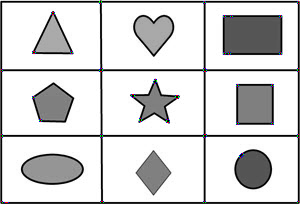
#> input picture src/lineas.png, 300 x 204 px; its folder holds only this picture in this run
$ python main.py   (Python 2 division)
#> lines starting #> are read from the running program, lines starting #| are printed output that depends on the picture; after the words box and inside, x2 and y2 are one past the last pixel; in counts of white or black regions, pixels touching at a corner belong together
#PIA Deteccion de rugosidad de la corteza de un arbol
#Materia: Vision Computacional

import cv2
import numpy
import Tkinter
import tkFileDialog
import random
import math

#Funciones principales
# [17 lines left out: function Guardar, not called in this run]
#Funciones
def Grises(): #Imagen se convierte a escala de grises
    #Explicacion
    print "\n\n|------------------- A Escala de grises ------------------|"
    print "|    (i) - Se convertira la imagen a escala de grises     |"
    print "|          Formula:                                       |"
    print "|            Gris = R*.299 + G*.587 + B*114               |"
    print "|           Por cada pixel                                |"
    print "|            Pixel[x,y] = Gris                            |"
    print "|           Donde:                                        |"
    print "|           R,G,B = Tonos de los colores primarios (0-255)|"
    print "|---------------------------------------------------------|"

    #Proceso
    print '\n(i) - Cargando...'
    for y in range(height):
        for x in range(width):
            gris = (Or_img[y,x,0]*.114) + (Or_img[y,x,1]*.587) + (Or_img[y,x,2]*.299) #se obtiene el tono de gris del pixel
            Pr_img[y,x,0] = gris; 	#azul
            Pr_img[y,x,1] = gris; 	#verde
            Pr_img[y,x,2] = gris; 	#rojo
    print '\n(i) - Listo!\a'
    return Pr_img
# [33 lines left out: function Binario, not called in this run]
def GrisesOpenCV():
    Pr_img = cv2.imread(ruta,0)
    return Pr_img
def slicing(l, n):
    return [l[a:a+n] for a in range(0, len(l), n)]
# [52 lines left out: functions grayscale, convolution2D, borderDetection, not called in this run]

#Inicia programa
print "\n[---- Rugosidad Arbol ----] \n\n (i) - Vamos a procesar una imagen primero escoje un archivo de imagen valido "

#Seleccion de imagen
Tkinter.Tk().withdraw()
ruta = tkFileDialog.askopenfilename(filetypes=(("Archivos JPG", "*.jpg"),
											("Archivos JPEG", "*.jpeg"),
											("Archivos PNG", "*.png"),
                                            ("Todo los archivos", "*.*")))
#> the answer given: lineas.png
#Se lee la imagen
try:

    Or_img 	= cv2.imread(ruta) #Imagen original
#> Or_img is the input picture: shape (204, 300, 3); mean B, G, R 210.7, 210.5, 210.5
    Pr_img	= cv2.imread(ruta) #Imagen procesada
    prop 	= Or_img.shape   #obtiene propiedades de la imagen
#> prop = (204, 300, 3)
    height 	= prop[0] - 1 #obtiene filas
#> height = 203
    width 	= prop[1] - 1 #obtiene cols
#> width = 299
    print "\n\n (i) - Imagen leida exitosamente.\n       Detalles:\n       -Ancho  -> " + str(width) + "px\n       -Altura -> " + str(height) + "px\n       -Ruta   -> " + ruta
#|  (i) - Imagen leida exitosamente.
#|        Detalles:
#|        -Ancho  -> 299px
#|        -Altura -> 203px
#|        -Ruta   -> lineas.png

    #Se muestra el menu

    listaFunciones = { '1': Grises, '2': GrisesOpenCV, '3' : Binario, '4' : borderDetection}

    print("\n\n (?) - Que deseas hacer con la imagen? Escribe uno de los siguientes comandos \n\t(Respetar las mayusculas y minusculas): \n\t-> "
    "1 : Convierte la imagen a escala de grises\n\t-> "
    "2 : Convierte la imagen a escala de grises con OpenCV\n\t-> "
    "3 : Convierte la imagen de grises a binario para obtener bordes\n\t-> "
    "4 : Deteccion de borde de la imagen")

    #El usuario escoje una opcion

    opcion = raw_input('\t-> ')
#> the answer given: 1

    #Se realiza la opcion seleccionada
    try:
        Pr_img = listaFunciones[opcion]()
#> after the loop in Grises, `for y in range(height):`:
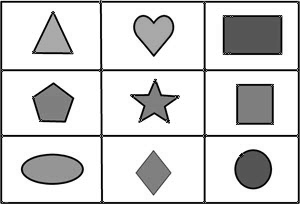
#> Pr_img: shape (204, 300, 3); 10.46% of pixels changed, all inside (x1, y1, x2, y2) = (1, 0, 299, 203)
        cv2.imshow("PIA",Pr_img)
        # Guardar()
    except Exception as e:
        print e
        print("\n\n(X) - Esa opcion no es valida")

except:
	print "\n\n(X) - NO SELECCIONASTE UN ARCHIVO VALIDO!\a"
	print "\n\n 	 Saliendo del programa...\a"

cv2.waitKey(0)
cv2.destroyAllWindows()
